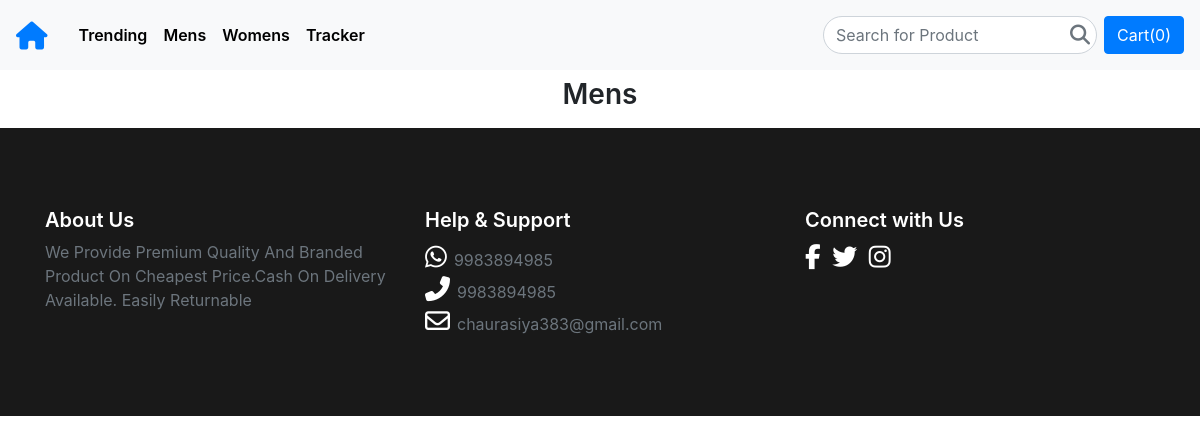
/category/?category=Mens, run on an earlier commit of the app's database.
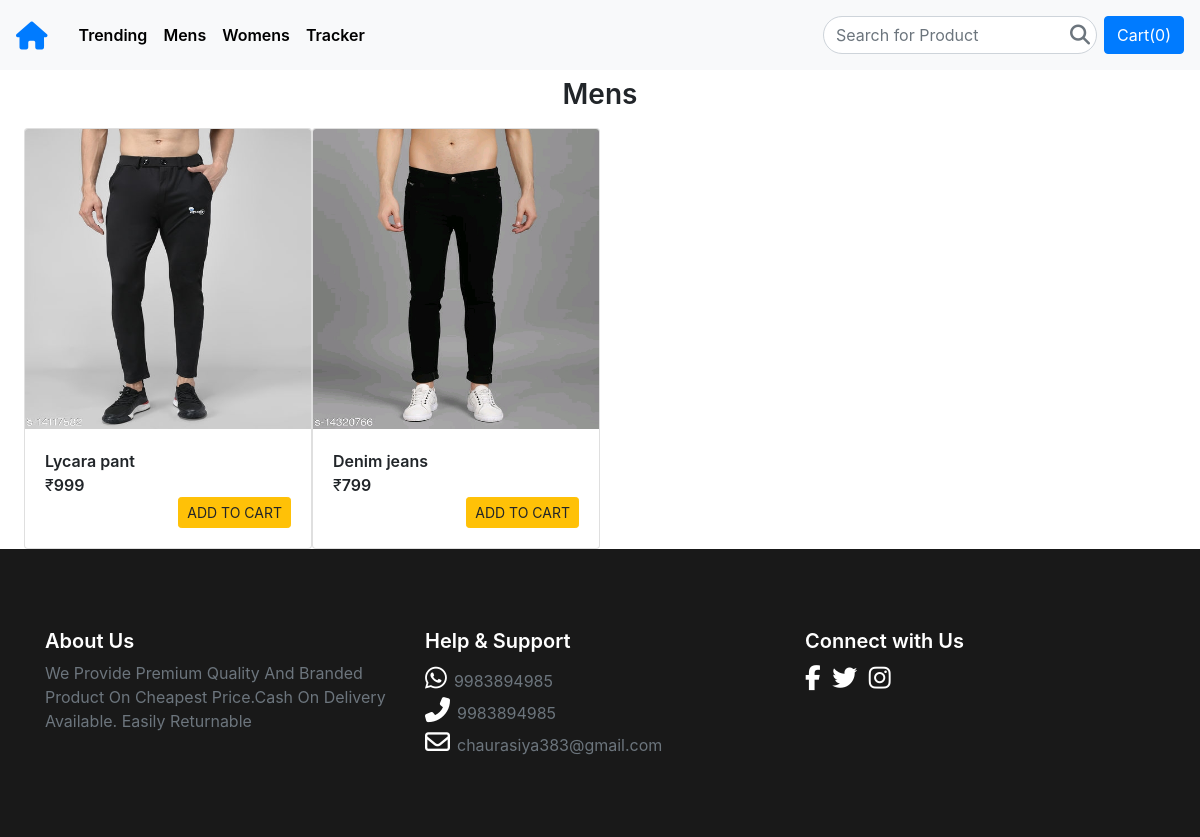
And on a later commit of the database.
### shop/models.py (models this page shows, shortened)
class Product(models.Model):
    name = models.CharField(max_length=60)
    price= models.IntegerField(default=0)
    description= models.CharField(max_length=200,default='')
    category = models.CharField(max_length=60,default='')
    shipping = models.CharField(max_length=60,default='Free')
    size =   models.CharField(max_length=60,default='')
    returnable = models.CharField(max_length=20,default='YES')
    image = models.ImageField(upload_to="media/images",default='')

### shop/views.py (the view)
# urls.py: path('category/', views.Category,name="category"),
def Category(request):
    category=request.GET.get('category')
    product = Product.objects.filter(category=category)
    return render(request,'category.html',{'category':category,'product':product})

### shop/templates/category.html (shortened to what this page needs)
{% extends 'base.html' %}
{% block content %}
 <h3 class="head text-center py-2">{{category}}</h3>
 <section id="trending">
  <div class="d-flex flex-row flex-wrap px-4">
    {% for item in product %}
      <div class="card" style="width: 18rem;">
        <a href="{% url 'product' item.id %}" class="custom-card">
          <img class="card-img-top" src="/media/{{item.image}}" style="height: 300px;" loading="lazy">
        </a>
        <div class="card-body">
          <span id="namepr{{item.id}}">{{item.name}}</span></br>
          &#8377;<span id="pricepr{{item.id}}">{{item.price}}</span>
          <div class="d-flex flex-row-reverse bd-highlight">
            <span id="divpr{{item.id}}" class="divpr">
              <a  id="pr{{item.id}}" class="btn btn-warning btn-sm cart">ADD TO CART</a>
            </span>
          </div>
        </div>
      </div>
    {% endfor %}
  </div>
</section>
{% endblock content %}

What changed in the data, as far as the page shows it:
added Product: image (picture), name "Lycara pant", price "999"
added Product: image (picture), name "Denim jeans", price "799"
